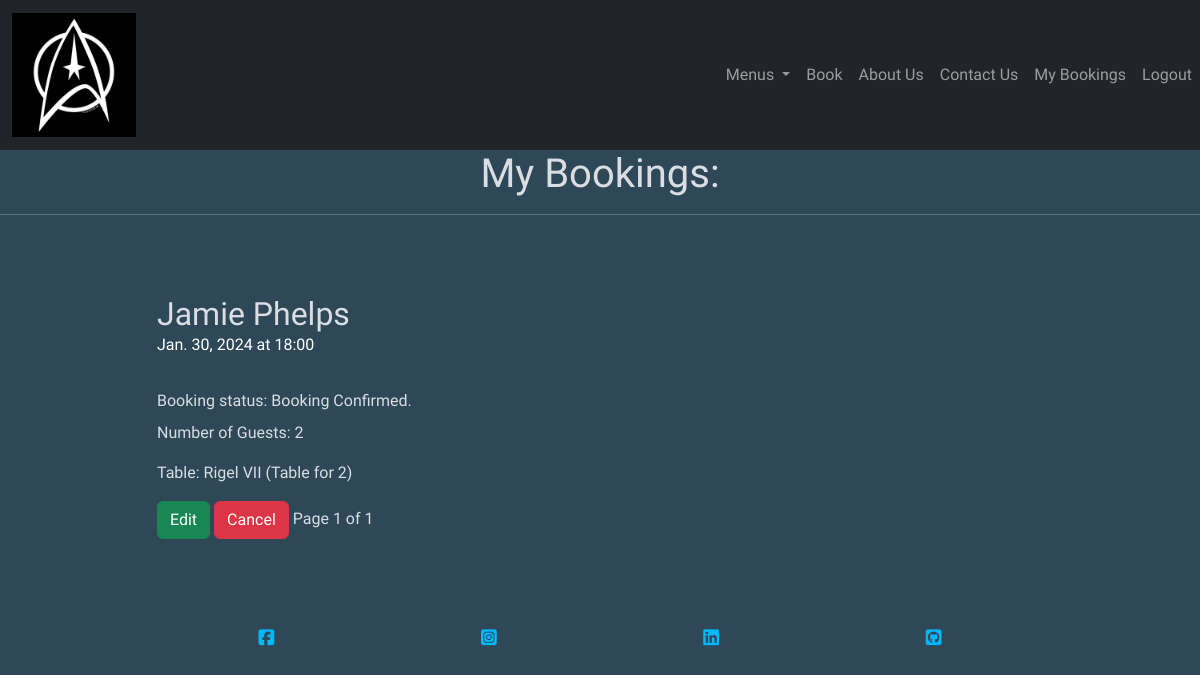
Page /booking_list (signed in) on the committed database.
### booking/models.py (models this page shows, shortened)
class Booking(models.Model):
    booking_id = models.AutoField(primary_key=True)
    created_date = models.DateTimeField(auto_now_add=True)
    requested_date = models.DateField()
    requested_time = models.CharField(
        max_length=25,
        choices=time_slots,
        default='17:00'
        )
    table = models.ForeignKey(
        Table,
        on_delete=models.CASCADE,
        related_name="table_reserved",
        null=True
        )
    user = models.ForeignKey(
        User, on_delete=models.CASCADE, related_name="user", null=True)
    name = models.CharField(
        max_length=50,
        null=True
        )
    email = models.EmailField(
        max_length=254,
        default=""
        )
    status = models.CharField(
        max_length=25,
        choices=status_options,
        default='Awaiting confirmation'
        )
    seats = (
        (1, "1 Guest"),
        (2, "2 Guests"),
        (3, "3 Guests"),
        (4, "4 Guests"),
        (5, "5 Guests"),
        (6, "6 Guests"),
        )
    guest_count = models.IntegerField(choices=seats, default=2)
    class Meta:
        ordering = ['-requested_time']
        unique_together = ('requested_date', 'requested_time', 'table')

class Table(models.Model):
    table_id = models.AutoField(primary_key=True)
    table_name = models.CharField(
        max_length=50,
        default='New Table',
        unique=True
        )
    max_seats = models.PositiveIntegerField(default=2)
    class Meta:
        ordering = ['-max_seats']
    def __str__(self):
        return self.table_name

### booking/views.py (the view)
# urls.py: path('booking_list', views.BookingList.as_view(), name='booking_list'),
class BookingList(generic.ListView):
    model = Booking
    queryset = Booking.objects.filter().order_by('-created_date')
    template_name = 'booking_list.html'
    paginated_by = 4
    def get(self, request):
        booking = Booking.objects.all()
        paginator = Paginator(Booking.objects.filter(user=request.user), 4)
        page = request.GET.get('page')
        booking_page = paginator.get_page(page)
        today = datetime.datetime.now().date()
        for date in booking:
            if date.requested_date < today:
                date.status = 'Booking Expired'
        if request.user.is_authenticated:
            bookings = Booking.objects.filter(user=request.user)
            return render(
                request,
                'bookings/booking_list.html',
                {
                    'booking': booking,
                    'bookings': bookings,
                    'booking_page': booking_page})
        else:
            return redirect('accounts/login.html')

### booking/templates/bookings/booking_list.html (shortened to what this page needs)
{% extends "base.html" %}
{% block content %}
{% if not user.is_authenticated %}
<div class="row text-center">
    <div class="col-12">
        <p>Please login</p>
        <button class="btn btn-success" type="submit"><a href="{% url 'login' %}">Go to Login
                Page</a></button>
        {% else %}
<div class="row text-center">
    <div class="col-12">
        <h1>My Bookings:</h1>
        <hr>
        {% for booking in booking_page %}
    </div>
</div>
<div class="row d-flex my-5 justify-content-center">
    <div class="w-75 p-3">
        <h2 class="card-title">{{ booking.name }}</h2>
        <p class="card-subtitle mb-2 text-white">{{ booking.requested_date }} at
            {{ booking.requested_time }}</p><br>
        <p class="card-subtitle mb-2">Booking status: {{ booking.status }}.</p>
        <p class="card-text">Number of Guests: {{ booking.guest_count }}</p>
        <p class="card-text">Table: {{booking.table}}</p>
        {% if booking.status == 'booking expired' %}
        <a href="#" class="btn btn-danger">Expired</a>
        {% else %}
        <a href="{% url 'edit_booking' booking.pk %}" class="btn btn-success">Edit</a>
        <a href="{% url 'cancel_booking' booking.pk %}" class="btn btn-danger">Cancel</a>
        {% endif %}
        {% endfor %}
        {% endif %}
        Page {{ booking_page.number }} of {{booking_page.paginator.num_pages }}
    </div>
</div>
{%endblock%}

### static/css/style.css (style rules this page uses)
a { color: #00B9FC; text-decoration: none; }
body { background-color: #2F4858; font-family: 'Abel', sans-serif; color: #DADDE2; }

### rows in the picture
Booking: name "Jamie Phelps", requested_date "Jan. 30, 2024", requested_time "18:00", status "Booking Confirmed", guest_count "2", table "Rigel VII (Table for 2)", shows "Edit"

### other values in the picture
{{ booking_page.number }} "1"
{{ booking_page.paginator.num_pages }} "1"
